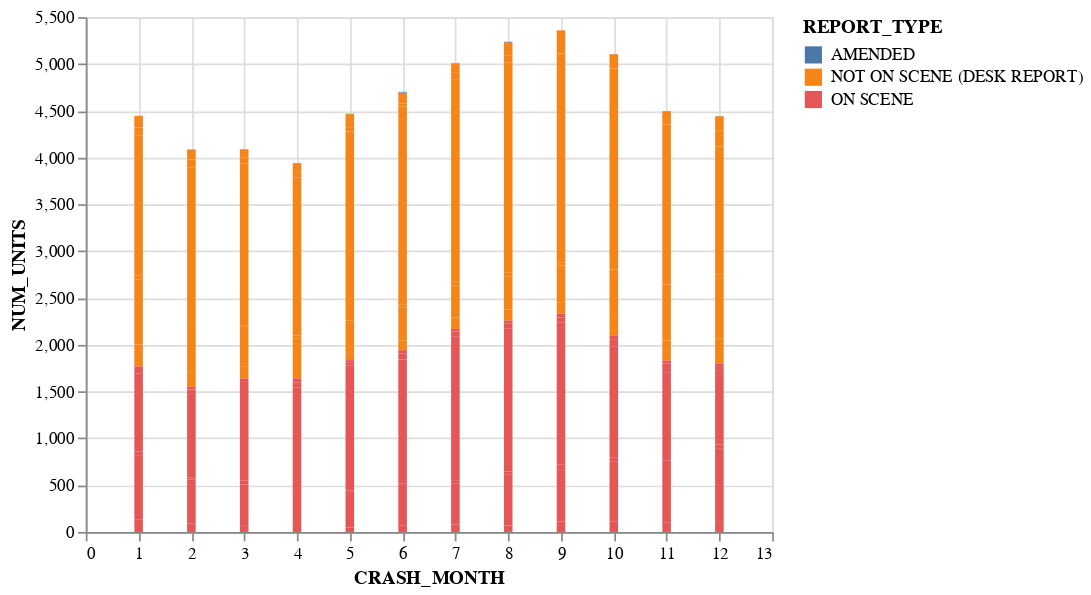

The cell this chart's notebook holds for it:
### Code cell
import altair as alt # gráfica 

alt.Chart(report_1).mark_bar().encode(
    x= "CRASH_MONTH",
    y = "NUM_UNITS",
    color = "REPORT_TYPE"
)

### Figure 1 — Vega-Lite specification as saved in the notebook (floating-point values rounded to 4 significant figures; data arrays with more than 128 entries replaced by an {"elided": "..."} marker saying what was removed)
{"config": {"view": {"continuousWidth": 400, "continuousHeight": 300}}, "data": {"name": "data-920136f00bd4812002ab5419aeb9fafd"}, "mark": "bar", "encoding": {"color": {"field": "REPORT_TYPE", "type": "nominal"}, "x": {"field": "CRASH_MONTH", "type": "quantitative"}, "y": {"field": "NUM_UNITS", "type": "quantitative"}}, "$schema": "https://vega.github.io/schema/vega-lite/v4.17.0.json", "datasets": {"data-920136f00bd4812002ab5419aeb9fafd": {"elided": "158 records"}}}
